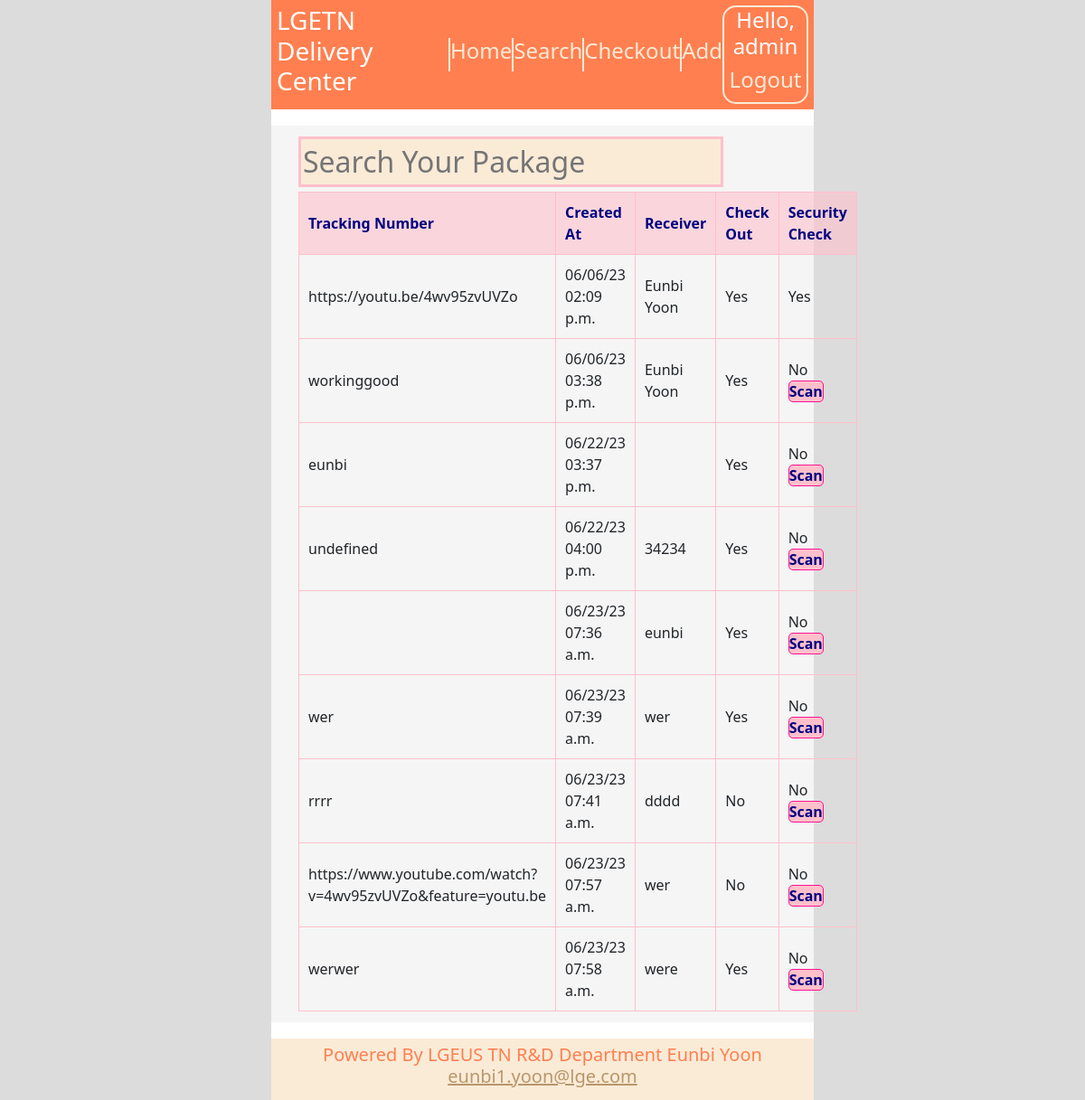
The app's page /search/ (signed in), older data.
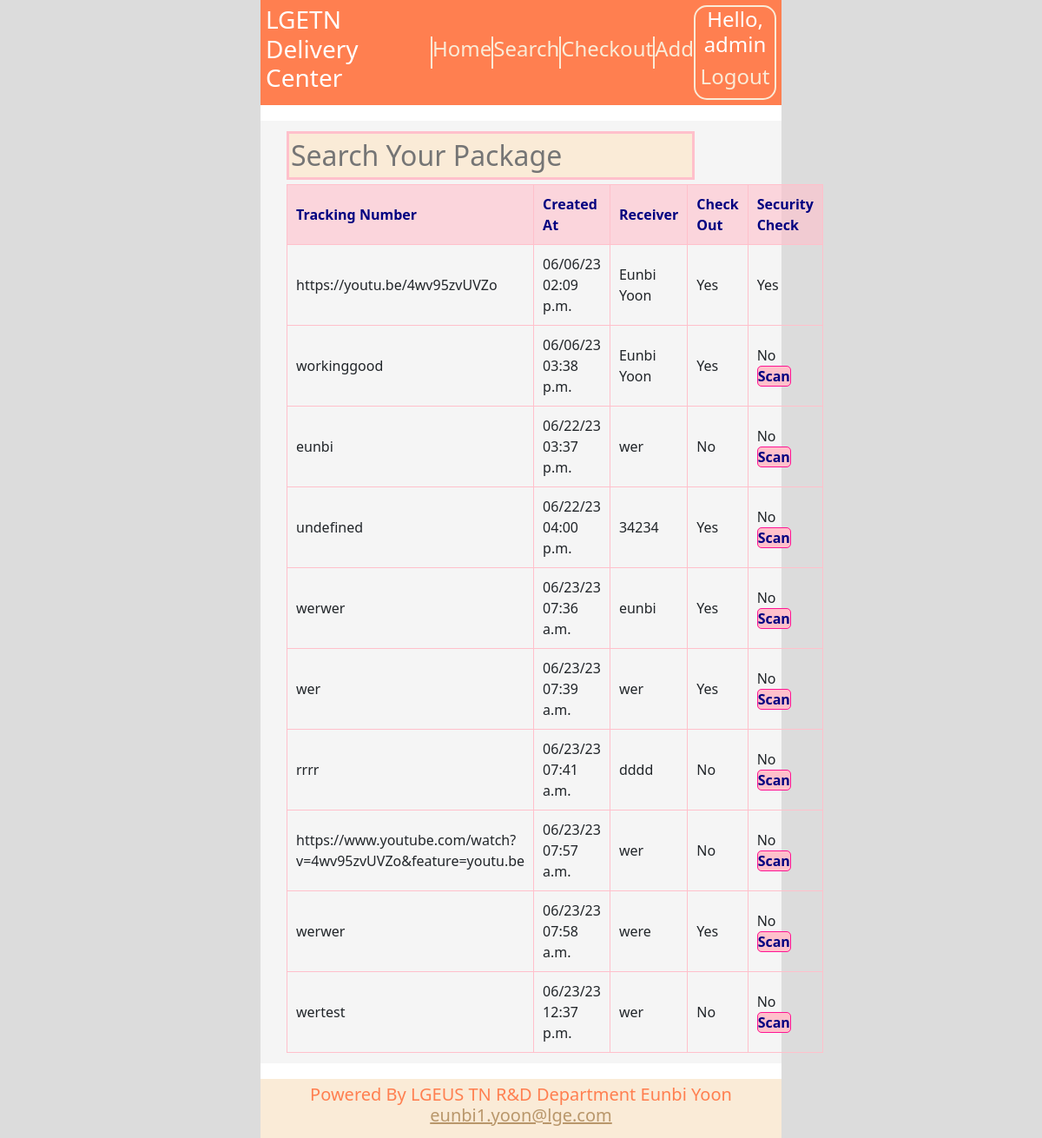
The same page, newer data.
### qrapp/models.py (models this page shows, shortened)
class QRCodeData(models.Model):
    code_data=models.CharField(max_length=255)
    created_at=models.DateTimeField(auto_now_add=True)
    receiver=models.CharField(max_length=255)
    check_out=models.BooleanField(default=False)
    admin_check=models.BooleanField(default=False)
    class Meta:
        verbose_name_plural='QR Scanning Data'

### qrapp/views.py (the view)
# urls.py: path('search/',searchView, name='search_url'),
@login_required
def searchView(request):
    item_list=QRCodeData.objects.all()
    username=request.user.username
    context={
        'item_list':item_list,
        'username':username
    }
    return render(request, 'search.html', context)

### qrapp/templates/search.html (shortened to what this page needs)
{% extends 'base.html' %}
{% block container %}
    <div class="search-detail">
        <input type="text" id="filterInput" placeholder="Search Your Package" oninput="filterTable()" required pattern="\S+.*" >
        <table id="myTable">
            <thead>
              <tr>
                <th>Tracking Number</th>
                <th>Created At</th>
                <th>Receiver</th>
                <th>Check Out</th>
                <th>Security Check</th>
              </tr>
            </thead>
            <tbody>
                {% for item in item_list %}
                    <tr>
                        <td>{{ item.code_data }}</td>
                        <td>{{ item.created_at|date:"m/d/y h:i a" }}</td>
                        <td>{{ item.receiver }}</td>
                        {% if item.check_out %}
                            <td>Yes</td>
                        {% else %}
                            <td>
                                No
                            </td>
                        {% endif %}
                        {% if item.admin_check %}
                            <td>Yes</td>
                        {% else %}
                            <td>
                                No
                                {% if user.is_superuser %}
                                    <a href="{% url 'checkout_url' %}">Scan</a>
                                {% endif %}
                            </td>
                        {% endif %}
                    </tr>
                {% endfor %}
            </tbody>
        </table>
    </div>
    {% load static %}
{% endblock %}

### qrapp/templates/base.html (shortened to what this page needs)
<!DOCTYPE html>
<html lang="en">
<head>
    <head>
        {% load static %}
        <link rel="stylesheet" type="text/css" href="{% static 'css/style4.css' %}">
        <link href="https://cdn.jsdelivr.net/npm/bootstrap@5.3.0/dist/css/bootstrap.min.css" rel="stylesheet">
    </head>
</head>
<body>
    <div class="base-wrapper">
        <div class="base-top">
            <div class="base-title">
                <h3>LGETN Delivery Center</h3>
            </div>
            <div class="base-menu">
                <a href="{% url 'home_url' %}"><h4>Home</h4></a>
                <a href="{% url 'search_url' %}"><h4>Search</h4></a>
                <a href="{% url 'checkout_url' %}"><h4>Checkout</h4></a>
                <a href="{% url 'add_url' %}"><h4>Add</h4></a>
            </div>
            <div class="base-login">
                {% if user.is_authenticated %}
                    <div class="msg"><h4>Hello, {{user.username}}</h4></div>
                    <div class="lik">
                        <a href="{% url 'logout_url' %}"><h4>Logout</h4></a>
                    </div>
                {% else %}
                    <div class="msg"><h4>Login Here</h4></div>
                    <div class="lik">
                        <a href="{% url 'login_url' %}"><h4>Login</h4></a>
                    </div>
                {% endif %}
            </div>
        </div>
        <div class="base-container">
            {% block container %}
            {% endblock %}
        </div>
        <div class="base-foot">
            <h5>
                Powered By LGEUS TN R&D Department Eunbi Yoon
                <a href = "mailto: eunbi1.yoon@lge.com">eunbi1.yoon@lge.com</a>
            </h5>
        </div>
    </div>
</body>
</html>

### statics/css/style4.css (style rules this page uses)
body { font-family:'Nexa', sans-serif; width: 50%; margin: 0 auto !important; background-color:gainsboro !important; }
.base-wrapper { position: relative; background-color: white; }
.base-top { color:white; background-color: coral; display: grid; grid-template-columns: 2fr 3fr 1fr; padding:1%; }
.base-top .base-title { display: flex; align-items: center; }
.base-top .base-menu { display: grid; grid-template-columns:1fr 1fr 1fr 1fr; align-items: center; }
.base-top .base-menu a { text-decoration: none; color:antiquewhite; text-align: center; border-left:2px solid antiquewhite; }
.base-top .base-login { border: 2px solid antiquewhite; border-radius: 15px; text-align: center; }
.base-top .base-login .msg { grid-row:1; }
.base-top .base-login .lik { grid-row:2; display: grid; }
.base-top .base-login .lik a { text-decoration: none; color:antiquewhite; }
.base-container { background-color: whitesmoke; }
.base-foot { color:coral; background-color: antiquewhite; text-align: center; height: 100%; padding:1%; margin:auto; }
.base-foot a { color:rgb(185, 151, 107); }
.search-detail { width:90%; margin:3% auto; padding:2% 0; }
.search-detail input { margin-bottom:1%; border:3px solid pink; font-size:2rem; color:rgb(255, 115, 138); background-color:antiquewhite; }
.search-detail table, .search-detail tr, .search-detail th, .search-detail td { border:1px solid pink; border-collapse: collapse; padding:10px; }
.search-detail table th { background-color: rgba(255, 192, 203, 0.596); color:navy; }
.search-detail a { background-color: pink; color:navy; border-radius:5px; border: 1px solid deeppink; font-weight:600; text-decoration: none; }

Row changes from the older to the newer data that the page shows:
changed QRCodeData (number 3 of 10 on the later page): receiver (not shown) → "wer"; check_out "Yes" → "No"
changed QRCodeData (number 5 of 10 on the later page): code_data (not shown) → "werwer"
added QRCodeData: code_data "wertest", created_at "06/23/23 12:37 p.m.", receiver "wer", check_out "No", admin_check "No"
